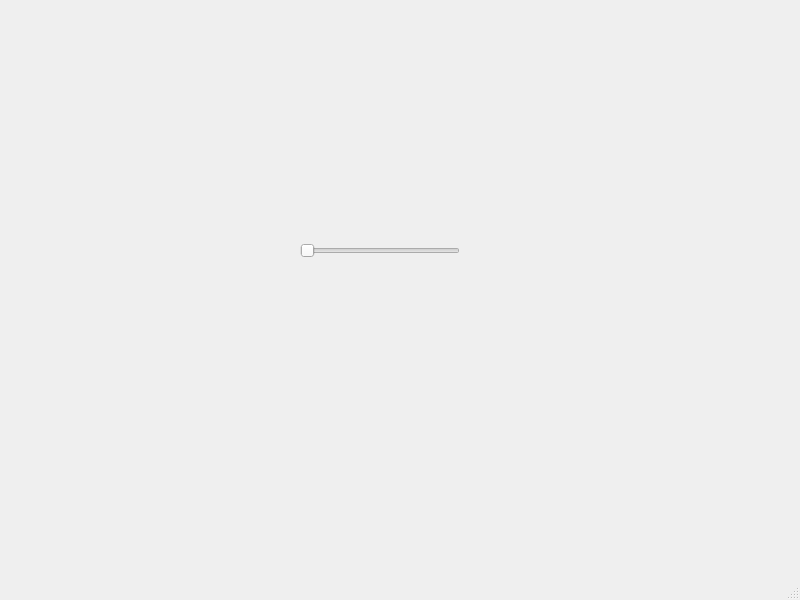
<?xml version="1.0" encoding="UTF-8"?>
<ui version="4.0">
 <class>MainWindow</class>
 <widget class="QMainWindow" name="MainWindow">
  <property name="geometry">
   <rect>
    <x>0</x>
    <y>0</y>
    <width>800</width>
    <height>600</height>
   </rect>
  </property>
  <property name="windowTitle">
   <string>MainWindow</string>
  </property>
  <widget class="QWidget" name="centralwidget">
   <widget class="QSlider" name="horizontalSlider">
    <property name="geometry">
     <rect>
      <x>300</x>
      <y>240</y>
      <width>160</width>
      <height>22</height>
     </rect>
    </property>
    <property name="orientation">
     <enum>Qt::Horizontal</enum>
    </property>
   </widget>
  </widget>
  <widget class="QMenuBar" name="menubar">
   <property name="geometry">
    <rect>
     <x>0</x>
     <y>0</y>
     <width>800</width>
     <height>22</height>
    </rect>
   </property>
  </widget>
  <widget class="QStatusBar" name="statusbar"/>
 </widget>
 <resources/>
 <connections/>
</ui>
